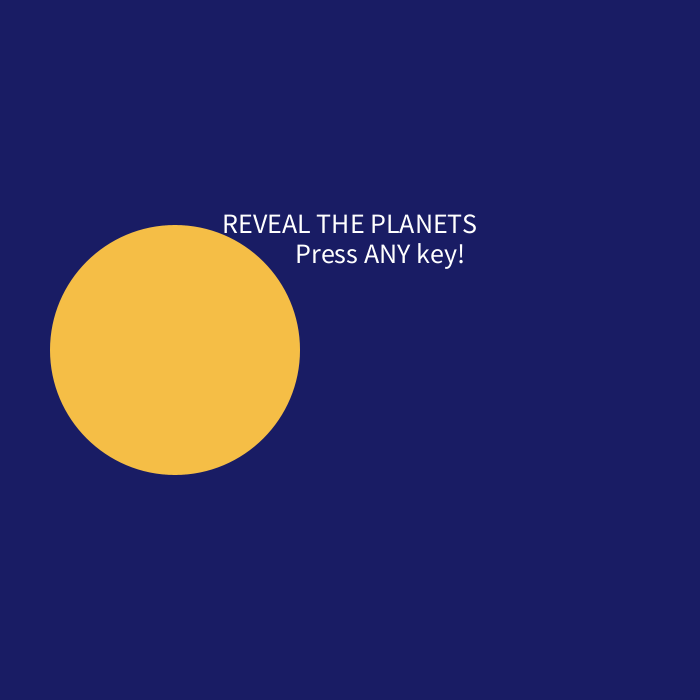
Frame 1 (no input)
Frame 60 (the mouse pressed at the canvas centre just before this capture): identical to frame 1, image omitted
Frame 120 (the mouse held since frame 60 and released just before this capture): identical to frame 1, image omitted

The Processing sketch that drew this single still picture (run headless with seeded random() and noise(); from frame 60 on, the mouse is pressed at the canvas centre):

// Processing sketch: Question4
// ── Question4.pde
int myState = 0 ;
 
void setup() {
  size(700, 700);
}

void draw() {

  noStroke();
  textAlign(CENTER);
  switch(myState) {
  case 0 :
    background(25, 28, 100);
    fill(255);
    textSize(28);
    text("REVEAL THE PLANETS", width/2, height/3);
    text("Press ANY key!", (width/2)+30, (height/3)+30);

    fill(245, 190, 70);
    ellipse(width/4, height/2, 250, 250);
    //lots of other code
    break;

  case 1:
    background(25, 28, 100);
    fill(245, 190, 70);
    ellipse(width/4, height/2, 250, 250);
    fill(227, 217, 211);
    ellipse (width/2, height/1.5, 50, 50);
    textSize(28);
    text("smol planet", width/2, height/3);

    break;

  case 2:
    background(25, 28, 100);
    fill(188, 104, 55);
    ellipse(500, 350, 120, 120);
    fill(245, 190, 70);
    ellipse(width/4, height/2, 250, 250);
    fill(227, 217, 211);
    ellipse (width/2, height/1.5, 50, 50);
    textSize(28);
    text("mercury?", width/2, height/3);
    break;

  case 3:
    background(25, 28, 100);
    fill(185, 184, 142);
    ellipse(600, 640, 360, 360);
    fill(255, 250, 200);
    ellipse(670, 650, 60, 20);
    ellipse(535, 570, 100, 45);
    ellipse(480, 670, 70, 30);


    fill(188, 104, 55);
    ellipse(500, 350, 120, 120);
    fill(245, 190, 70);
    ellipse(width/4, height/2, 250, 250);
    fill(227, 217, 211);
    ellipse (width/2, height/1.5, 50, 50);
    textSize(28);
    text("wow more planets!", width/2, height/3);
    break;

  case 4:
    background(25, 28, 100);
    textSize(45);
    text("WHERE IS EARTH??", width/2, height/2);
    textSize(30);
    text("press any key to find her!", width/2, height/1.5);
    break; 


  case 5:
    background(25, 28, 100);
    fill(118, 180, 255);
    ellipse(width/2, height/2, 370, 370);
    fill(180, 206, 104);
    ellipse(240, 360, 70, 70);
    ellipse(370, 260, 20, 20);
    ellipse(340, 450, 60, 60); 
    ellipse(430, 380, 80, 80);
    break;

  case 6: 
    background(0);
    fill(255);
    textSize(45);
    text("GOODBYE WORLD!", width/2, height/2);
    textSize(30);
    text("press any key to restart!", width/2, (height/2)+40);
    break;
  }
}

void keyPressed() {
  myState = myState + 1 ;
  if (myState > 6) {
    myState = 0 ;
  }
}
